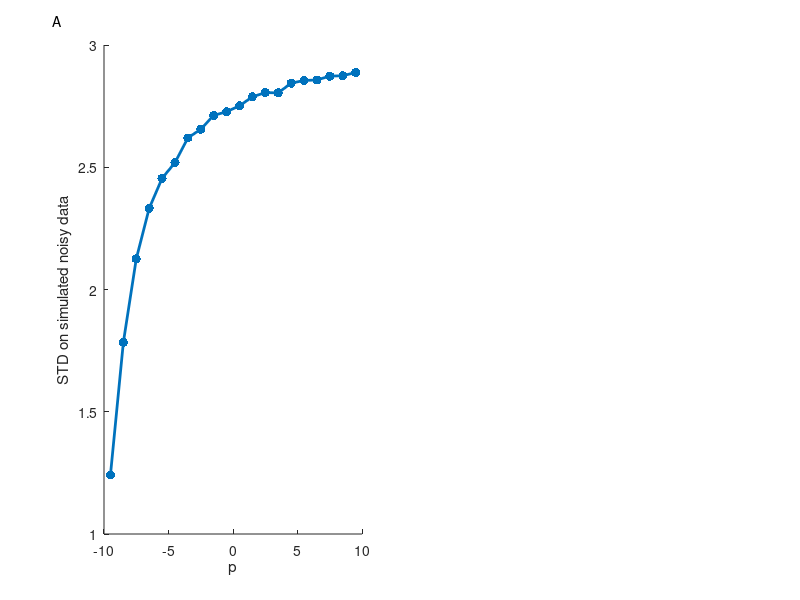

Write MATLAB code to recreate this figure. (Note: this script raises an error after producing the figure.)

%simulate generalized mean noise
p_vec=[-100,-10,-1,1,10,100];
p_vec=[-9.5:1:9.5];
n=1000000;
res=zeros(size(p_vec));
for p=1:length(p_vec)
    
    res(p)=std((1/3*exp(randn(n,1)).^p+1/3*exp(randn(n,1)).^p+1/3*exp(randn(n,1)).^p).^(1/p));
end
fig=figure();
subplot(1,2,1);
hold on;
plot(p_vec,res,'.-','LineWidth',2,'MarkerSize',20);
xlabel('p');
ylabel('STD on simulated noisy data');
text(-0.2,1.05,'A','Units','normalized')

%% analysis of optimal generalized mean formula
get_drug_comb_data;

datasets={TaxolCisDox./100,cancer_doses_A549_1,mutations_Hartl,...
    Wood_bacteria,EcoliEmergent,cancer_H1299,cancer_HeLa,yeast_effects};

n=length(datasets);
opt_p=zeros(n,1);
win_class=zeros(n,1);
rms_LL=zeros(n,1);
rms_GM=zeros(n,1);
for i=1:n
   [x rms_LL(i)]=fminsearch(@(x)computeRMSLogLinear(x,datasets{i}),[0,0]);
   [opt_p(i) rms_GM(i)]=fminsearch(@(x)computeRMSGeneralizedMean(x,datasets{i}),1);
   if f2<f1%generalized mean is better
       win_class(i)=1;
   end
end


subplot(1,2,2);
c = categorical({'A549','A549 extra','Digydrofolate reductase','E. coli antibiotics ','E. coli antibiotics 2','H1299','HeLa','Yeast'});
bar(c,[rms_LL,rms_GM]);
legend({'Log-linear','Generalized mean'});
ylabel('RMSE');
text(-0.2,1.05,'B','Units','normalized')

set(findall(fig,'-property','FontSize'),'FontSize',18);

%yeast no nan is fine
%TaxolCisDox no nan is fine